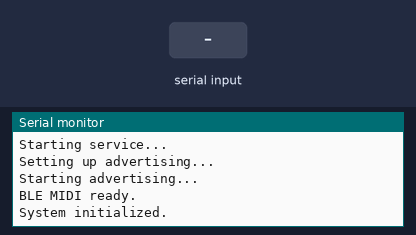
The sketch below on a simulated ESP32. On the bench: the last lines printed to the serial monitor. The inputs (shaded band) are chosen by the test bench. Nothing arrives over Bluetooth unless stated; a phone connects over Bluetooth LE 3 s after start.

Above: at 3.2 s.
3.3 s: "BTMW,\n" received over the second serial link
At 4.6 s:
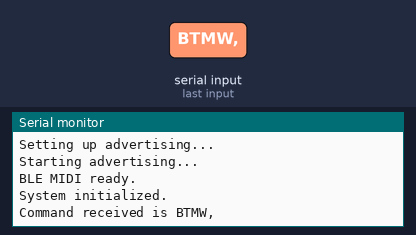
6.3 s: "BTMR\n" received over the second serial link
At 6.9 s:
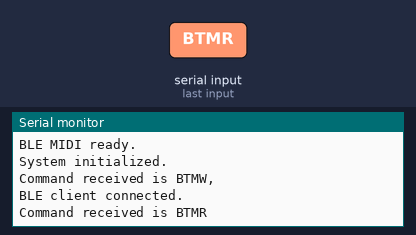
7.8 s: "BTRA\n" received over the second serial link
At 9.0 s:
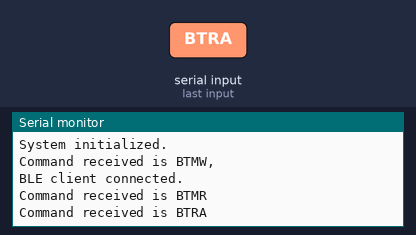
9.3 s: "BTOW,\n" received over the second serial link
At 10.4 s:
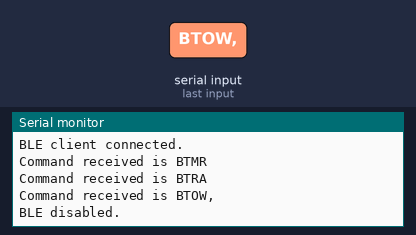
10.8 s: "BTOR\n" received over the second serial link
At 11.5 s:
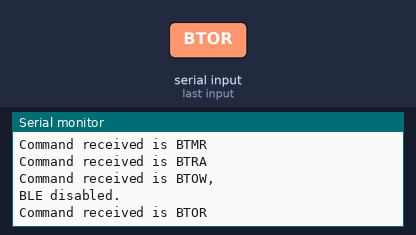
12.3 s: "BTCR\n" received over the second serial link
At 12.7 s:
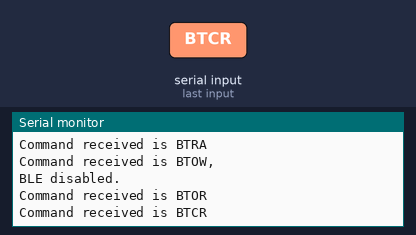

Measured:
- after the input at 3.3 s, the serial monitor: prints a new line at once (image 1)
- after the input at 6.3 s, the serial monitor: prints a new line at once (image 2)
- after the input at 7.8 s, the serial monitor: prints a new line at once (image 3)
- after the input at 9.3 s, the serial monitor: prints a new line at once (image 4)
- after the input at 10.8 s, the serial monitor: prints a new line at once (image 5)
- after the input at 12.3 s, the serial monitor: prints a new line at once (image 6)

The sketch:

CyberGBTMidi.ino
```cpp
#include <BLEDevice.h>
#include <BLEServer.h>
#include <BLEUtils.h>
#include <BLE2902.h>
#include <deque>
#include <vector>

std::deque<std::vector<uint8_t>> midiQueue;
unsigned long lastMidiNotifyTime = 0;
const int midiNotifyIntervalMs = 5;
const int bleMaxPayload = 20;
#define DEBUG true
#define MIDI_SERVICE_UUID "03B80E5A-EDE8-4B33-A751-6CE34EC4C700"
#define MIDI_CHARACTERISTIC_UUID "7772E5DB-3868-4112-A1A9-F2669D106BF3"

#define TEENSY_RX_2 16  //commands
#define TEENSY_TX_2 17
#define TEENSY_RX_1 18  //BLE
#define TEENSY_TX_1 19

BLECharacteristic* midiCharacteristic;
BLEServer* pServer;
BLEAdvertising* advertising;

bool deviceConnected = false;
bool bleEnabled = true;
bool bleDiscoverable = true;

HardwareSerial& CommandSerial = Serial1;
HardwareSerial& MidiSerial = Serial2;

// BLE server callbacks
class MyServerCallbacks : public BLEServerCallbacks {
  void onConnect(BLEServer* pServer) override {
    deviceConnected = true;
    if (DEBUG)
      Serial.println("BLE client connected.");
    CommandSerial.write("CONN,0\r\n");
  }

  void onDisconnect(BLEServer* pServer) override {
    deviceConnected = false;
    if (DEBUG)
      Serial.println("BLE client disconnected.");
    if (bleDiscoverable)
      advertising->start();
    CommandSerial.write("DCDC,0\r\n");
  }
};

void setupBLE() {
  if (!bleEnabled) {
    if (DEBUG)
      Serial.println("BLE not enabled.");
    return;
  }
  if (DEBUG)
    Serial.println("Starting BLE init...");
  BLEDevice::init("CyberG-BLE-MIDI");

  if (DEBUG)
    Serial.println("Creating BLE server...");
  pServer = BLEDevice::createServer();
  pServer->setCallbacks(new MyServerCallbacks());
  if (DEBUG)
    Serial.println("Creating MIDI service...");
  BLEService* midiService = pServer->createService(MIDI_SERVICE_UUID);

  if (DEBUG)
    Serial.println("Creating MIDI characteristic...");
  midiCharacteristic = midiService->createCharacteristic(
    MIDI_CHARACTERISTIC_UUID,
    BLECharacteristic::PROPERTY_READ | BLECharacteristic::PROPERTY_WRITE | BLECharacteristic::PROPERTY_NOTIFY | BLECharacteristic::PROPERTY_WRITE_NR);
  if (DEBUG)
    Serial.println("Adding descriptor...");
  midiCharacteristic->addDescriptor(new BLE2902());

  if (DEBUG)
    Serial.println("Starting service...");
  midiService->start();

  if (DEBUG)
    Serial.println("Setting up advertising...");
  advertising = BLEDevice::getAdvertising();
  advertising->addServiceUUID(MIDI_SERVICE_UUID);
  advertising->setScanResponse(true);
  advertising->setMinPreferred(0x06);
  advertising->setMinPreferred(0x12);

  if (bleDiscoverable) {
    if (DEBUG)
      Serial.println("Starting advertising...");
    advertising->start();
  }
  if (DEBUG)
    Serial.println("BLE MIDI ready.");
}

void disableBLE() {
  BLEDevice::deinit(true);  // fully reset BLE stack
  if (DEBUG)
    Serial.println("BLE disabled.");
}

void handleCommand(const String& line) {
  Serial.printf("Command received is %s\n", line.c_str());
  if (line.startsWith("BTMW,")) {
    bleDiscoverable = line.endsWith("1");
    if (bleEnabled) {
      if (bleDiscoverable)
        advertising->start();
      else
        advertising->stop();
    }
    CommandSerial.print("OK00\r\n");

  } else if (line.startsWith("BTMR")) {
    CommandSerial.printf("OK00,%d\r\n", bleDiscoverable ? 1 : 0);

  } else if (line.startsWith("BTRA")) {
    if (pServer)
      pServer->disconnect(0);  // force disconnect
    CommandSerial.print("OK00\r\n");

  } else if (line.startsWith("BTOW,")) {
    bool newState = line.endsWith("1");
    if (newState != bleEnabled) {
      bleEnabled = newState;
      if (bleEnabled) {

        //setupBLE();
        Serial.printf("Restarting ESP32 to recover\n");
        ESP.restart(); // Force reboot to fully reinit BLE
      } else {
        disableBLE();
      }
    }
    CommandSerial.print("OK00\r\n");

  } else if (line.startsWith("BTOR")) {
    CommandSerial.printf("OK00,%d\r\n", bleEnabled ? 1 : 0);

  } else if (line.startsWith("BTCR")) {
    CommandSerial.printf("OK00,%d\r\n", deviceConnected ? 1 : 0);

  } else {
    CommandSerial.printf("ER99\r\n");
  }
}

void setup() {
  Serial.begin(115200);
  MidiSerial.begin(500000, SERIAL_8N1, TEENSY_RX_1, TEENSY_TX_1);   // RX=18, TX=19
  CommandSerial.begin(9600, SERIAL_8N1, TEENSY_RX_2, TEENSY_TX_2);  // RX = GPIO16, TX = GPIO17
  delay(2000);  // Give serial time to initialize
  Serial.println("Paco 1\n");
  setupBLE();
  if (DEBUG)
    Serial.println("System initialized.");
}

int getMIDIMessageLength(uint8_t statusByte) {
  uint8_t type = statusByte & 0xF0;
  if (statusByte < 0x80) return 0;                         // invalid
  if (type == 0xC0 || type == 0xD0) return 2;              // Program change, channel pressure
  if (statusByte >= 0xF8) return 1;                        // Real-time
  if (statusByte == 0xF6 || statusByte == 0xF8) return 1;  // Tune request, timing clock
  if (statusByte == 0xF1 || statusByte == 0xF3) return 2;
  if (statusByte == 0xF2) return 3;
  return 3;  // Most channel messages are 3 bytes
}

void loop() {
  // First check if there's a string command (ending with \r\n)
  static String lineBuffer;
  while (CommandSerial.available()) {
    char c = CommandSerial.read();

    // Line-ending logic for ASCII commands
    if (c == '\n') {
      String line = lineBuffer;
      lineBuffer = "";
      handleCommand(line);
    } else if (c != '\r') {
      lineBuffer += c;
    }

    // Optional: size limit to avoid overflow
    if (lineBuffer.length() > 128) lineBuffer = "";
  }

  // Then, check for binary MIDI passthrough mode
  if (deviceConnected && bleEnabled)
  {
    while (MidiSerial.available()) {
  uint8_t status = MidiSerial.peek();
  int len = getMIDIMessageLength(status);

  if (len <= 0 || len > 3) {
    // Invalid message, discard one byte and try again
    MidiSerial.read();
    continue;
  }

  if (MidiSerial.available() < len) break; // Wait for full message

  std::vector<uint8_t> msg;
  for (int i = 0; i < len; ++i) {
    msg.push_back(MidiSerial.read());
  }

  if (!msg.empty())
  {
    midiQueue.push_back(msg);
    if (DEBUG) {
  Serial.print("MIDI: ");
  for (auto b : msg) {
    Serial.printf("%02X ", b);
  }
  Serial.println();
}

  }

}


    // Time to flush a batch?
    if (millis() - lastMidiNotifyTime >= midiNotifyIntervalMs && !midiQueue.empty())
    {
      std::vector<uint8_t> packet;

      while (!midiQueue.empty() && (packet.size() + midiQueue.front().size()) <= bleMaxPayload)
      {
        const auto& msg = midiQueue.front();
        packet.insert(packet.end(), msg.begin(), msg.end());
        midiQueue.pop_front();
      }

  if (!packet.empty())
      {
        uint32_t lastEvent = 0;
        uint32_t nowMs = millis();
        uint8_t timestamp = 0x80 | (nowMs & 0x7F); // MSB=1, lower 7 bits = time

        std::vector<uint8_t> blePacket;
        blePacket.push_back(timestamp); // header timestamp

        for (size_t i = 0; i < packet.size(); ) {
            uint8_t evtTimestamp = 0x80 | (millis() & 0x7F); // event timestamp
            blePacket.push_back(evtTimestamp);

            uint8_t status = packet[i];
            int len = getMIDIMessageLength(status);
            for (int j = 0; j < len && i < packet.size(); ++j, ++i) {
              blePacket.push_back(packet[i]);
            }
        }


        midiCharacteristic->setValue(blePacket.data(), blePacket.size());
        midiCharacteristic->notify();
        lastMidiNotifyTime = millis();

        if (DEBUG) {
          Serial.print("BLE Sent: ");
          for (auto b : blePacket) {
            Serial.printf("%02X ", b);
          }
          Serial.println();
        }
      }
    }
  }
}
```
